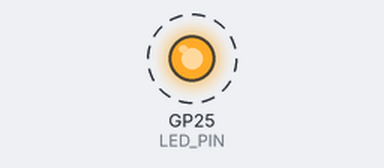
The program below on a simulated Raspberry Pi Pico. On the bench: output pins drawn as LEDs (lit = HIGH). Dashed ring = blinking. What the program prints to the serial monitor is not drawn.

Above: at 2.2 s.
Timing chart, 0 to 5.0 s (numbered marks = the images above):
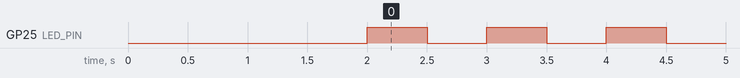

The program:

main.cpp
```cpp
#include <Arduino.h>
#include <FreeRTOS.h>
#include <task.h>

#define LED_PIN 25

void vBlinkTask(void *pvParameters) {
    pinMode(LED_PIN, OUTPUT);

    while (1) {
        digitalWrite(LED_PIN, HIGH);
        Serial.println("LED ON");
        vTaskDelay(pdMS_TO_TICKS(500));

        digitalWrite(LED_PIN, LOW);
        Serial.println("LED OFF");
        vTaskDelay(pdMS_TO_TICKS(500));
    }
}

void setup() {
    Serial.begin(115200);
    delay(2000);  // Wait for serial connection

    Serial.println("Starting LED Blink with FreeRTOS");

    xTaskCreate(
        vBlinkTask,
        "Blink",
        256,
        NULL,
        1,
        NULL
    );
}

void loop() {
    // FreeRTOS handles tasks
    vTaskDelay(pdMS_TO_TICKS(1000));
}
```

Measured:
- by itself, GP25 (LED_PIN): alternates HIGH for 0.50 s and LOW for 0.50 s
